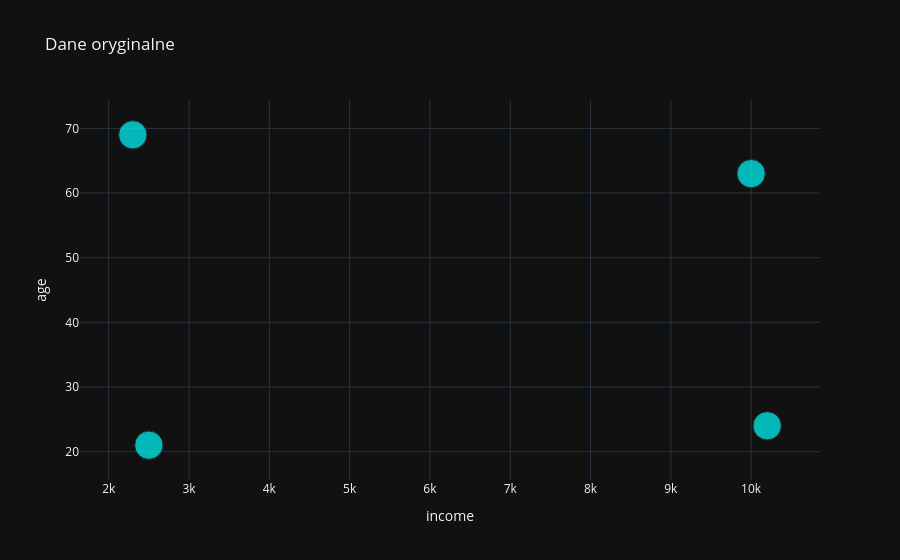
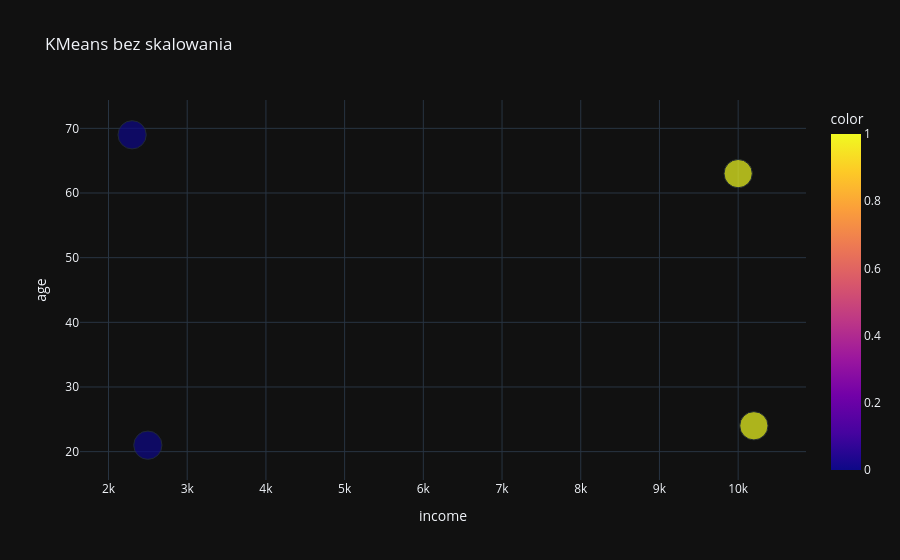
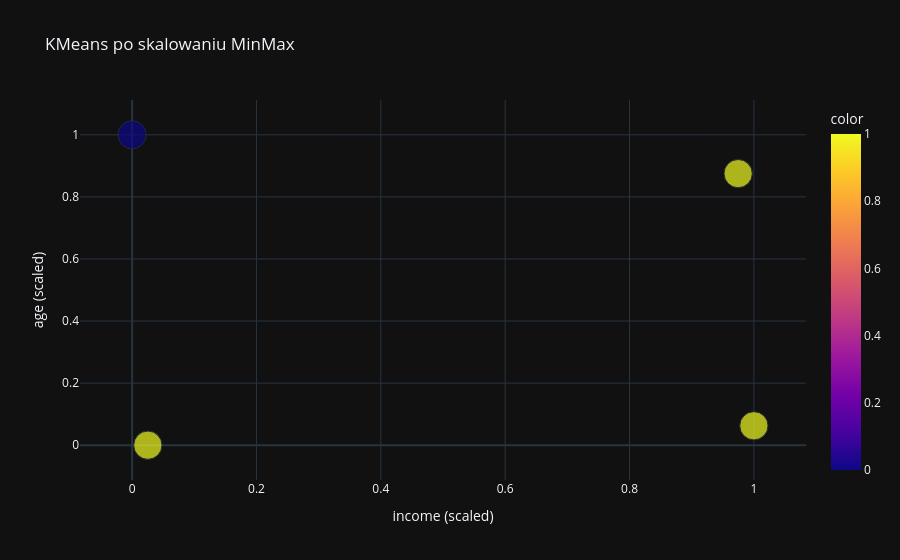
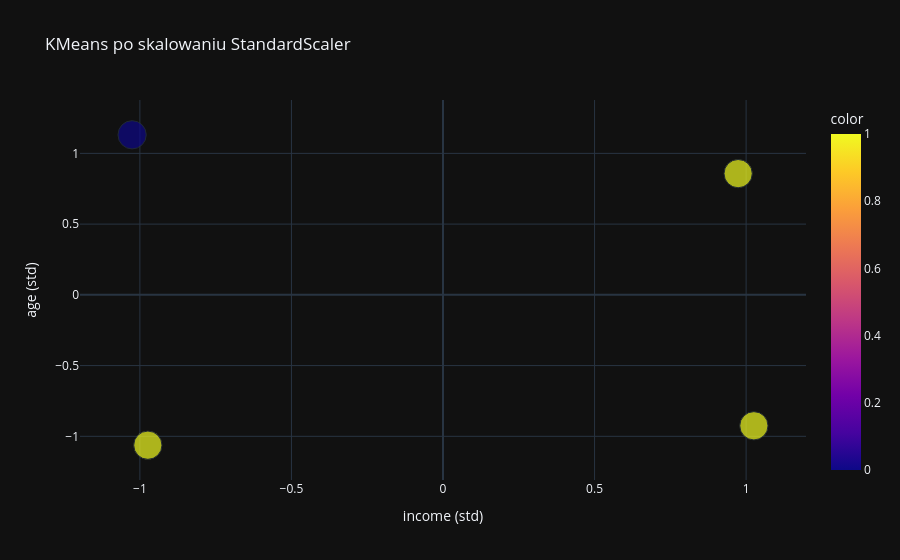

Source (notebook cell) for these figures, in order:
### Markdown cell above
## Zadanie 1

### Code cell
import numpy as np
import pandas as pd
import plotly.express as px
from sklearn.cluster import KMeans
from sklearn.preprocessing import MinMaxScaler, StandardScaler

simple_data = {
    'name': ['Piotr', 'Kuba', 'Maciek', 'Ania'],
    'income': [2500, 2300, 10000, 10200],
    'age': [21, 69, 63, 24],
}

X = pd.DataFrame(simple_data)
features = X[['income', 'age']]

# Dane oryginalne
fig = px.scatter(
    X, x='income', y='age', hover_name='name',
    title='Dane oryginalne',
    size=[20]*len(X),
    color_discrete_sequence=['cyan']
)
fig.update_layout(template='plotly_dark')
fig.show()

# KMeans bez skalowania
kmeans = KMeans(n_clusters=2, random_state=42)
labels_no_scaling = kmeans.fit_predict(features)

fig = px.scatter(
    X, x='income', y='age', color=labels_no_scaling, hover_name='name',
    title='KMeans bez skalowania',
    size=[20]*len(X),
    color_discrete_sequence=['lime', 'magenta']
)
fig.update_layout(template='plotly_dark')
fig.show()

# Skalowanie MinMax
scaler = MinMaxScaler()
scaled_minmax = scaler.fit_transform(features)

kmeans_minmax = KMeans(n_clusters=2, random_state=42)
labels_minmax = kmeans_minmax.fit_predict(scaled_minmax)

fig = px.scatter(
    x=scaled_minmax[:, 0], y=scaled_minmax[:, 1], color=labels_minmax,
    hover_name=X['name'],
    title='KMeans po skalowaniu MinMax',
    size=[20]*len(X),
    color_discrete_sequence=['orange', 'deepskyblue']
)
fig.update_layout(
    template='plotly_dark',
    xaxis_title='income (scaled)',
    yaxis_title='age (scaled)'
)
fig.show()

# Skalowanie StandardScaler
scaler = StandardScaler()
scaled_std = scaler.fit_transform(features)

kmeans_std = KMeans(n_clusters=2, random_state=42)
labels_std = kmeans_std.fit_predict(scaled_std)

fig = px.scatter(
    x=scaled_std[:, 0], y=scaled_std[:, 1], color=labels_std,
    hover_name=X['name'],
    title='KMeans po skalowaniu StandardScaler',
    size=[20]*len(X),
    color_discrete_sequence=['yellow', 'red']
)
fig.update_layout(
    template='plotly_dark',
    xaxis_title='income (std)',
    yaxis_title='age (std)'
)
fig.show()

### Figure 1 — Plotly figure (JSON) as saved in the notebook; plotly's stock layout.template omitted (floating-point values rounded to 4 significant figures)
{"data": [{"hovertemplate": "<b>%{hovertext}</b><br><br>income=%{x}<br>age=%{y}<br>size=%{marker.size}<extra></extra>", "hovertext": ["Piotr", "Kuba", "Maciek", "Ania"], "legendgroup": "", "marker": {"color": "cyan", "size": [20, 20, 20, 20], "sizemode": "area", "sizeref": 0.05, "symbol": "circle"}, "mode": "markers", "name": "", "orientation": "v", "showlegend": false, "type": "scatter", "x": [2500, 2300, 10000, 10200], "xaxis": "x", "y": [21, 69, 63, 24], "yaxis": "y"}], "layout": {"legend": {"itemsizing": "constant", "tracegroupgap": 0}, "title": {"text": "Dane oryginalne"}, "xaxis": {"anchor": "y", "domain": [0, 1], "title": {"text": "income"}}, "yaxis": {"anchor": "x", "domain": [0, 1], "title": {"text": "age"}}}}

### Figure 2 — Plotly figure (JSON) as saved in the notebook; plotly's stock layout.template omitted (floating-point values rounded to 4 significant figures)
{"data": [{"hovertemplate": "<b>%{hovertext}</b><br><br>income=%{x}<br>age=%{y}<br>size=%{marker.size}<br>color=%{marker.color}<extra></extra>", "hovertext": ["Piotr", "Kuba", "Maciek", "Ania"], "legendgroup": "", "marker": {"color": [0, 0, 1, 1], "coloraxis": "coloraxis", "size": [20, 20, 20, 20], "sizemode": "area", "sizeref": 0.05, "symbol": "circle"}, "mode": "markers", "name": "", "orientation": "v", "showlegend": false, "type": "scatter", "x": [2500, 2300, 10000, 10200], "xaxis": "x", "y": [21, 69, 63, 24], "yaxis": "y"}], "layout": {"coloraxis": {"colorbar": {"title": {"text": "color"}}, "colorscale": [[0, "#0d0887"], [0.1111, "#46039f"], [0.2222, "#7201a8"], [0.3333, "#9c179e"], [0.4444, "#bd3786"], [0.5556, "#d8576b"], [0.6667, "#ed7953"], [0.7778, "#fb9f3a"], [0.8889, "#fdca26"], [1, "#f0f921"]]}, "legend": {"itemsizing": "constant", "tracegroupgap": 0}, "title": {"text": "KMeans bez skalowania"}, "xaxis": {"anchor": "y", "domain": [0, 1], "title": {"text": "income"}}, "yaxis": {"anchor": "x", "domain": [0, 1], "title": {"text": "age"}}}}

### Figure 3 — Plotly figure (JSON) as saved in the notebook; plotly's stock layout.template omitted (floating-point values rounded to 4 significant figures)
{"data": [{"hovertemplate": "<b>%{hovertext}</b><br><br>x=%{x}<br>y=%{y}<br>size=%{marker.size}<br>color=%{marker.color}<extra></extra>", "hovertext": ["Piotr", "Kuba", "Maciek", "Ania"], "legendgroup": "", "marker": {"color": [1, 0, 1, 1], "coloraxis": "coloraxis", "size": [20, 20, 20, 20], "sizemode": "area", "sizeref": 0.05, "symbol": "circle"}, "mode": "markers", "name": "", "orientation": "v", "showlegend": false, "type": "scatter", "x": [0.02532, 0.0, 0.9747, 1.0], "xaxis": "x", "y": [0.0, 1.0, 0.875, 0.0625], "yaxis": "y"}], "layout": {"coloraxis": {"colorbar": {"title": {"text": "color"}}, "colorscale": [[0, "#0d0887"], [0.1111, "#46039f"], [0.2222, "#7201a8"], [0.3333, "#9c179e"], [0.4444, "#bd3786"], [0.5556, "#d8576b"], [0.6667, "#ed7953"], [0.7778, "#fb9f3a"], [0.8889, "#fdca26"], [1, "#f0f921"]]}, "legend": {"itemsizing": "constant", "tracegroupgap": 0}, "title": {"text": "KMeans po skalowaniu MinMax"}, "xaxis": {"anchor": "y", "domain": [0, 1], "title": {"text": "income (scaled)"}}, "yaxis": {"anchor": "x", "domain": [0, 1], "title": {"text": "age (scaled)"}}}}

### Figure 4 — Plotly figure (JSON) as saved in the notebook; plotly's stock layout.template omitted (floating-point values rounded to 4 significant figures)
{"data": [{"hovertemplate": "<b>%{hovertext}</b><br><br>x=%{x}<br>y=%{y}<br>size=%{marker.size}<br>color=%{marker.color}<extra></extra>", "hovertext": ["Piotr", "Kuba", "Maciek", "Ania"], "legendgroup": "", "marker": {"color": [1, 0, 1, 1], "coloraxis": "coloraxis", "size": [20, 20, 20, 20], "sizemode": "area", "sizeref": 0.05, "symbol": "circle"}, "mode": "markers", "name": "", "orientation": "v", "showlegend": false, "type": "scatter", "x": [-0.9737, -1.026, 0.9737, 1.026], "xaxis": "x", "y": [-1.063, 1.131, 0.857, -0.9255], "yaxis": "y"}], "layout": {"coloraxis": {"colorbar": {"title": {"text": "color"}}, "colorscale": [[0, "#0d0887"], [0.1111, "#46039f"], [0.2222, "#7201a8"], [0.3333, "#9c179e"], [0.4444, "#bd3786"], [0.5556, "#d8576b"], [0.6667, "#ed7953"], [0.7778, "#fb9f3a"], [0.8889, "#fdca26"], [1, "#f0f921"]]}, "legend": {"itemsizing": "constant", "tracegroupgap": 0}, "title": {"text": "KMeans po skalowaniu StandardScaler"}, "xaxis": {"anchor": "y", "domain": [0, 1], "title": {"text": "income (std)"}}, "yaxis": {"anchor": "x", "domain": [0, 1], "title": {"text": "age (std)"}}}}
